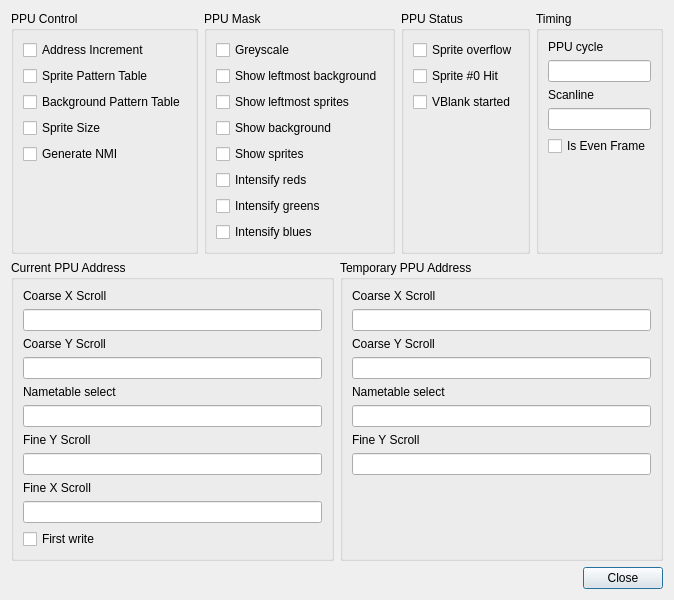
<?xml version="1.0" encoding="UTF-8"?>
<ui version="4.0">
 <class>PPUDebugInfoDialog</class>
 <widget class="QDialog" name="PPUDebugInfoDialog">
  <property name="geometry">
   <rect>
    <x>0</x>
    <y>0</y>
    <width>602</width>
    <height>549</height>
   </rect>
  </property>
  <property name="windowTitle">
   <string>PPU Debug Info</string>
  </property>
  <layout class="QVBoxLayout" name="verticalLayout_7">
   <item>
    <layout class="QHBoxLayout" name="horizontalLayout">
     <item>
      <widget class="QGroupBox" name="groupBox">
       <property name="title">
        <string>PPU Control</string>
       </property>
       <layout class="QVBoxLayout" name="verticalLayout">
        <item>
         <widget class="QCheckBox" name="checkPpuControl_AddressIncremnet">
          <property name="text">
           <string>Address Increment</string>
          </property>
         </widget>
        </item>
        <item>
         <widget class="QCheckBox" name="checkPpuControl_SpritePatternTable">
          <property name="text">
           <string>Sprite Pattern Table</string>
          </property>
         </widget>
        </item>
        <item>
         <widget class="QCheckBox" name="checkPpuControl_BackgroundPatternTable">
          <property name="text">
           <string>Background Pattern Table</string>
          </property>
         </widget>
        </item>
        <item>
         <widget class="QCheckBox" name="checkPpuControl_SpriteSize">
          <property name="text">
           <string>Sprite Size</string>
          </property>
         </widget>
        </item>
        <item>
         <widget class="QCheckBox" name="checkPpuControl_GenerateNMI">
          <property name="text">
           <string>Generate NMI</string>
          </property>
         </widget>
        </item>
        <item>
         <spacer name="verticalSpacer_4">
          <property name="orientation">
           <enum>Qt::Vertical</enum>
          </property>
          <property name="sizeHint" stdset="0">
           <size>
            <width>20</width>
            <height>40</height>
           </size>
          </property>
         </spacer>
        </item>
       </layout>
      </widget>
     </item>
     <item>
      <widget class="QGroupBox" name="groupBox_2">
       <property name="title">
        <string>PPU Mask</string>
       </property>
       <layout class="QVBoxLayout" name="verticalLayout_2">
        <item>
         <widget class="QCheckBox" name="checkPpuMask_Greyscale">
          <property name="text">
           <string>Greyscale</string>
          </property>
         </widget>
        </item>
        <item>
         <widget class="QCheckBox" name="checkPpuMask_ShowLeftmostBackground">
          <property name="text">
           <string>Show leftmost background</string>
          </property>
         </widget>
        </item>
        <item>
         <widget class="QCheckBox" name="checkPpuMask_ShowLeftmostSprites">
          <property name="text">
           <string>Show leftmost sprites</string>
          </property>
         </widget>
        </item>
        <item>
         <widget class="QCheckBox" name="checkPpuMask_ShowBackground">
          <property name="text">
           <string>Show background</string>
          </property>
         </widget>
        </item>
        <item>
         <widget class="QCheckBox" name="checkPpuMask_ShowSprites">
          <property name="text">
           <string>Show sprites</string>
          </property>
         </widget>
        </item>
        <item>
         <widget class="QCheckBox" name="checkPpuMask_IntensifyReds">
          <property name="text">
           <string>Intensify reds</string>
          </property>
         </widget>
        </item>
        <item>
         <widget class="QCheckBox" name="checkPpuMask_IntensifyGreens">
          <property name="text">
           <string>Intensify greens</string>
          </property>
         </widget>
        </item>
        <item>
         <widget class="QCheckBox" name="checkPpuMask_IntensifyBlues">
          <property name="text">
           <string>Intensify blues</string>
          </property>
         </widget>
        </item>
        <item>
         <spacer name="verticalSpacer_3">
          <property name="orientation">
           <enum>Qt::Vertical</enum>
          </property>
          <property name="sizeHint" stdset="0">
           <size>
            <width>20</width>
            <height>40</height>
           </size>
          </property>
         </spacer>
        </item>
       </layout>
      </widget>
     </item>
     <item>
      <widget class="QGroupBox" name="groupBox_3">
       <property name="title">
        <string>PPU Status</string>
       </property>
       <layout class="QVBoxLayout" name="verticalLayout_3">
        <item>
         <widget class="QCheckBox" name="checkPpuStatus_SpriteOverflow">
          <property name="text">
           <string>Sprite overflow</string>
          </property>
         </widget>
        </item>
        <item>
         <widget class="QCheckBox" name="checkPpuStatus_Sprite0Hit">
          <property name="text">
           <string>Sprite #0 Hit</string>
          </property>
         </widget>
        </item>
        <item>
         <widget class="QCheckBox" name="checkPpuStatus_VBlankStarted">
          <property name="text">
           <string>VBlank started</string>
          </property>
         </widget>
        </item>
        <item>
         <spacer name="verticalSpacer_2">
          <property name="orientation">
           <enum>Qt::Vertical</enum>
          </property>
          <property name="sizeHint" stdset="0">
           <size>
            <width>20</width>
            <height>40</height>
           </size>
          </property>
         </spacer>
        </item>
       </layout>
      </widget>
     </item>
     <item>
      <widget class="QGroupBox" name="groupBox_6">
       <property name="title">
        <string>Timing</string>
       </property>
       <layout class="QVBoxLayout" name="verticalLayout_4">
        <item>
         <widget class="QLabel" name="label">
          <property name="text">
           <string>PPU cycle</string>
          </property>
         </widget>
        </item>
        <item>
         <widget class="QLineEdit" name="lineTiming_PPUCycle">
          <property name="readOnly">
           <bool>true</bool>
          </property>
         </widget>
        </item>
        <item>
         <widget class="QLabel" name="label_2">
          <property name="text">
           <string>Scanline</string>
          </property>
         </widget>
        </item>
        <item>
         <widget class="QLineEdit" name="lineTiming_Scanline">
          <property name="readOnly">
           <bool>true</bool>
          </property>
         </widget>
        </item>
        <item>
         <widget class="QCheckBox" name="checkTiming_IsEvenFrame">
          <property name="text">
           <string>Is Even Frame</string>
          </property>
         </widget>
        </item>
        <item>
         <spacer name="verticalSpacer_5">
          <property name="orientation">
           <enum>Qt::Vertical</enum>
          </property>
          <property name="sizeHint" stdset="0">
           <size>
            <width>20</width>
            <height>40</height>
           </size>
          </property>
         </spacer>
        </item>
       </layout>
      </widget>
     </item>
    </layout>
   </item>
   <item>
    <layout class="QHBoxLayout" name="horizontalLayout_2">
     <item>
      <widget class="QGroupBox" name="groupBox_5">
       <property name="title">
        <string>Current PPU Address</string>
       </property>
       <layout class="QVBoxLayout" name="verticalLayout_6">
        <item>
         <widget class="QLabel" name="label_9">
          <property name="text">
           <string>Coarse X Scroll</string>
          </property>
         </widget>
        </item>
        <item>
         <widget class="QLineEdit" name="lineCurrent_CoarseXScroll">
          <property name="readOnly">
           <bool>true</bool>
          </property>
         </widget>
        </item>
        <item>
         <widget class="QLabel" name="label_7">
          <property name="text">
           <string>Coarse Y Scroll</string>
          </property>
         </widget>
        </item>
        <item>
         <widget class="QLineEdit" name="lineCurrent_CoarseYScroll">
          <property name="readOnly">
           <bool>true</bool>
          </property>
         </widget>
        </item>
        <item>
         <widget class="QLabel" name="label_8">
          <property name="text">
           <string>Nametable select</string>
          </property>
         </widget>
        </item>
        <item>
         <widget class="QLineEdit" name="lineCurrent_NametableSelect">
          <property name="readOnly">
           <bool>true</bool>
          </property>
         </widget>
        </item>
        <item>
         <widget class="QLabel" name="label_10">
          <property name="text">
           <string>Fine Y Scroll</string>
          </property>
         </widget>
        </item>
        <item>
         <widget class="QLineEdit" name="lineCurrent_FineYScroll">
          <property name="readOnly">
           <bool>true</bool>
          </property>
         </widget>
        </item>
        <item>
         <widget class="QLabel" name="label_11">
          <property name="text">
           <string>Fine X Scroll</string>
          </property>
         </widget>
        </item>
        <item>
         <widget class="QLineEdit" name="lineCurrent_FineXScroll">
          <property name="readOnly">
           <bool>true</bool>
          </property>
         </widget>
        </item>
        <item>
         <widget class="QCheckBox" name="checkCurrent_FirstWrite">
          <property name="text">
           <string>First write</string>
          </property>
         </widget>
        </item>
       </layout>
      </widget>
     </item>
     <item>
      <widget class="QGroupBox" name="groupBox_4">
       <property name="title">
        <string>Temporary PPU Address</string>
       </property>
       <property name="flat">
        <bool>false</bool>
       </property>
       <layout class="QVBoxLayout" name="verticalLayout_5">
        <item>
         <widget class="QLabel" name="label_3">
          <property name="text">
           <string>Coarse X Scroll</string>
          </property>
         </widget>
        </item>
        <item>
         <widget class="QLineEdit" name="lineTemporary_CoarseXScroll">
          <property name="readOnly">
           <bool>true</bool>
          </property>
         </widget>
        </item>
        <item>
         <widget class="QLabel" name="label_4">
          <property name="text">
           <string>Coarse Y Scroll</string>
          </property>
         </widget>
        </item>
        <item>
         <widget class="QLineEdit" name="lineTemporary_CoarseYScroll">
          <property name="readOnly">
           <bool>true</bool>
          </property>
         </widget>
        </item>
        <item>
         <widget class="QLabel" name="label_5">
          <property name="text">
           <string>Nametable select</string>
          </property>
         </widget>
        </item>
        <item>
         <widget class="QLineEdit" name="lineTemporary_NametableSelect">
          <property name="readOnly">
           <bool>true</bool>
          </property>
         </widget>
        </item>
        <item>
         <widget class="QLabel" name="label_6">
          <property name="text">
           <string>Fine Y Scroll</string>
          </property>
         </widget>
        </item>
        <item>
         <widget class="QLineEdit" name="lineTemporary_FineYScroll">
          <property name="readOnly">
           <bool>true</bool>
          </property>
         </widget>
        </item>
        <item>
         <spacer name="verticalSpacer">
          <property name="orientation">
           <enum>Qt::Vertical</enum>
          </property>
          <property name="sizeHint" stdset="0">
           <size>
            <width>20</width>
            <height>40</height>
           </size>
          </property>
         </spacer>
        </item>
       </layout>
      </widget>
     </item>
    </layout>
   </item>
   <item>
    <widget class="QDialogButtonBox" name="buttonBox">
     <property name="orientation">
      <enum>Qt::Horizontal</enum>
     </property>
     <property name="standardButtons">
      <set>QDialogButtonBox::Close</set>
     </property>
    </widget>
   </item>
  </layout>
 </widget>
 <resources/>
 <connections>
  <connection>
   <sender>buttonBox</sender>
   <signal>accepted()</signal>
   <receiver>PPUDebugInfoDialog</receiver>
   <slot>accept()</slot>
   <hints>
    <hint type="sourcelabel">
     <x>248</x>
     <y>254</y>
    </hint>
    <hint type="destinationlabel">
     <x>157</x>
     <y>274</y>
    </hint>
   </hints>
  </connection>
  <connection>
   <sender>buttonBox</sender>
   <signal>rejected()</signal>
   <receiver>PPUDebugInfoDialog</receiver>
   <slot>reject()</slot>
   <hints>
    <hint type="sourcelabel">
     <x>316</x>
     <y>260</y>
    </hint>
    <hint type="destinationlabel">
     <x>286</x>
     <y>274</y>
    </hint>
   </hints>
  </connection>
 </connections>
</ui>
